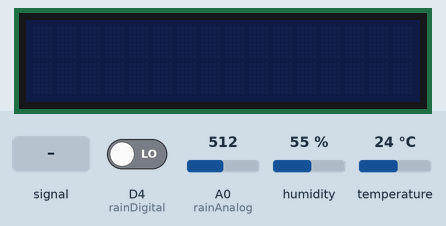
Recording of a program running on a simulated ESP8266 (NodeMCU). Shown: 16×2 character LCD. The test bench sets the inputs (shaded band); at power-on: D4 (rainDigital) LOW, humidity 55 %, A0 (rainAnalog) = 512, temperature 24 °C. WiFi joins after 1.5 s; servers stay silent unless stated; what the program prints to the serial monitor is not drawn.

Above: at 1.2 s.
1.3 s: D4 (rainDigital) driven HIGH
At 11.8 s:
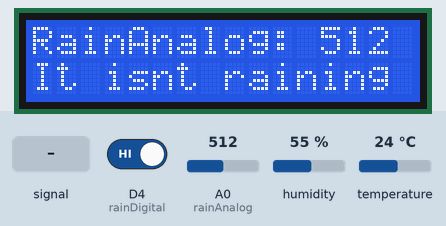
22.0 s: D4 (rainDigital) driven LOW
At 31.8 s:
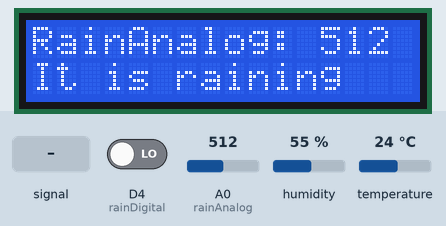
42.0 s: A0 (rainAnalog) fed a 200 Hz sine of ±81 counts around its level
At 51.8 s:
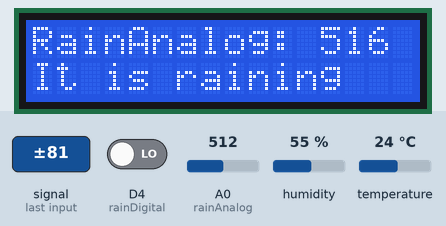
57.0 s: humidity set to 22 %
At 66.2 s:
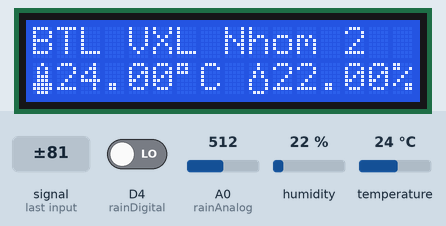
72.0 s: A0 (rainAnalog) set to 716
At 81.9 s:
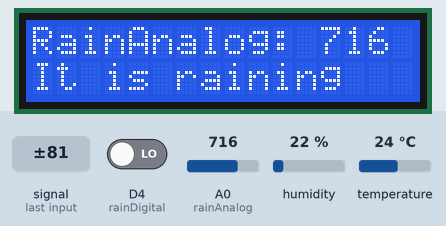
Timing chart, 0 to 83.4 s (numbered marks = the images above; inputs shaded):
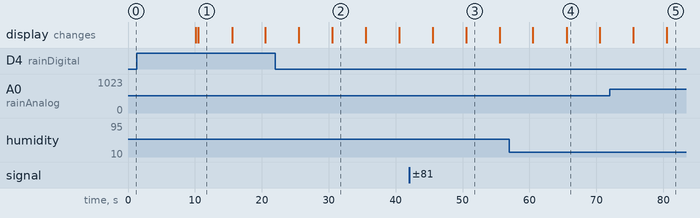

The program:

main.cpp
```cpp
#include <Arduino.h>
#include <ESP8266WiFi.h>
#include <Wire.h>
#include <BlynkSimpleEsp8266.h>
#include <Timer.h>
#include <DHT.h>
#include <ThingSpeak.h>
#include <LiquidCrystal_I2C.h>
#include <Adafruit_Sensor.h>

// WiFi settings
#define ssid "P1602"
#define pass "0913273839"

// Thingspeak settings
#define WriteAPIKey "03ITLO7XCGSD2M08"
#define channelID 1631256
#define apiServer "api.thingspeak.com"

// Blynk setting
#define auth "c-TRSgfacuiPvwm49JfSUnjmBY6SqdJ3"

// DHTxx sensor type and digital pin
#define DHTTYPE DHT11
#define DHTPIN 10

// Rain sensor setting
#define rainAnalog A0
#define rainDigital D4
LiquidCrystal_I2C lcd(0x27,16,2);

byte thermometro[8] = //icon for termometer
{
  B00100,
  B01010,
  B01010,
  B01110,
  B01110,
  B11111,
  B11111,
  B01110
};

byte igrasia[8] = //icon for water droplet
{
  B00100,
  B00100,
  B01010,
  B01010,
  B10001,
  B10001,
  B10001,
  B01110,
};

DHT dht(DHTPIN, DHTTYPE);
WiFiClient client;
// initialize timers
Timer timer;
BlynkTimer blynkTimer;
// initialize global variables to store sensors readings
float humidity, temperature;
int rainAnalogVal, rainDigitalVal;
// indicates state of Blynk connection
bool connect = false;
// indicates whether to display Rain sensor reading or DHT11 reading on LCD
bool lcdDHT = true;

void connectWiFi(){
  Serial.println("Connecting");
  WiFi.mode(WIFI_STA);
  // if NodeMCU is not connected to WiFi
  if (WiFi.status() != WL_CONNECTED){
    Serial.print("Attempting to connect");
    while(WiFi.status() != WL_CONNECTED){
      WiFi.begin(ssid, pass);
      Serial.print(".");
      delay(5000);
    }
    Serial.println("\nWiFi Connected.");
    Serial.println(WiFi.localIP());
  }
}

void readSensor(){
  humidity = dht.readHumidity();
  temperature = dht.readTemperature();
  // Check if any reads failed and exit early (to try again).
  if (isnan(humidity) || isnan(temperature)) {
    Serial.println("Failed to read from DHT sensor!");
    return;
  }
  rainAnalogVal = analogRead(rainAnalog);
  rainDigitalVal = digitalRead(rainDigital);
}

void setupBlynk(){
  Serial.println("Setup Blynk");
  // if NodeMCU is connected to WiFi and not connected to Blynk server
  if ((WiFi.status() == WL_CONNECTED) && (!connect)){
    Blynk.begin(auth, ssid, pass, "blynk-server.com", 8080);
    Serial.println("Connected to Blynk server");
    connect = true;
  }
}


void writeToLCD(){
  // LCD's SDA is connected to GPIO5 and SCL to GPIO4
  lcd.init();
  lcd.backlight();
  if (lcdDHT){
    lcd.setCursor(0, 0);
    lcd.print("BTL VXL Nhom 2");
    lcd.createChar(1, thermometro);
    lcd.createChar(2, igrasia);
    lcd.setCursor(0, 1);
    lcd.write(1);
    lcd.print(temperature);
    lcd.print((char)223);
    lcd.print("C");
    lcd.print(" ");
    lcd.write(2);
    lcd.print(humidity);
    lcd.print("%");
    lcdDHT = false;
  } else {
    lcd.setCursor(0, 0);
    lcd.print("RainAnalog: ");
    lcd.print(rainAnalogVal);
    lcd.setCursor(0, 1);
    if (rainDigitalVal)
    {
      lcd.print("It isnt raining");
    }
    else lcd.print("It is raining");
    lcdDHT = true;
  }
}

void writeToBlynk(){
  Serial.println("BLYNK WRITE");
  if (Blynk.connected()){
    Blynk.virtualWrite(V0, temperature);
    Blynk.virtualWrite(V1, humidity);
    Blynk.virtualWrite(V2, rainAnalogVal);
    if (rainDigitalVal == 0) Blynk.notify("It is raining");
  }
}
void sendToThingspeak(){
  ThingSpeak.setField(1, temperature);
  ThingSpeak.setField(2, humidity);
  ThingSpeak.setField(3, rainAnalogVal);
  int writeSuccess = ThingSpeak.writeFields(channelID, WriteAPIKey);
  if (writeSuccess) Serial.println("THINGSPEAK");
}
void setup(){
  Serial.begin(9600);
  ThingSpeak.begin(client);
  pinMode(rainDigital,INPUT);
  dht.begin();
  // every 5 seconds, check WiFi connection and try to connect if not connected
  timer.every(5000, connectWiFi);
  // every 7 seconds, check Blynk connection and try to connect if not connected
  blynkTimer.setInterval(7000, setupBlynk);
  // every 5 seconds, display sensors readings on LCD
  timer.every(5000, writeToLCD);
  // every 5 seconds, send sensors readings to Blynk server
  blynkTimer.setInterval(5000, writeToBlynk);
  // every 20 seconds, send sensors readings to Thingspeak server
  // Thingspeak needs 15-second invervals between requests
  timer.every(20000, sendToThingspeak);
}

void loop() {
  timer.update();
  blynkTimer.run();
  readSensor();
  client.stop();
}
```

Measured:
- after the input at 1.3 s, the display: first differs from a run without the input after 9.2 s (image 1)
- after the input at 22.0 s, the display: first differs from a run without the input after 8.5 s (image 2)
- after the input at 42.0 s, the display: first differs from a run without the input after 8.5 s (image 3)
- what the display in image 1 shows lasts 5.0 s, from 10.5 s to 15.5 s
